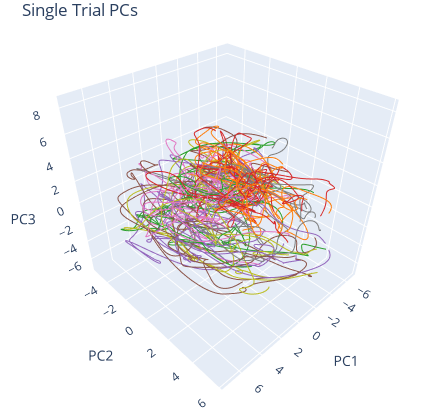

The code cell stored with this chart in its notebook:
### Code cell
# SINGLE TRIAL

fig = go.Figure()
for session in config.data.pretrain_sessions:    
    for cond_id, trials in trialized_data[session].groupby('condition'):
        for trial_id, trial in trials.groupby('trial_id'):
            pc_factors = pca.transform(trial.factors_smth)
            fig.add_trace(
                go.Scatter3d(
                    x=pc_factors[:, 0], 
                    y=pc_factors[:, 1], 
                    z=pc_factors[:, 2],
                    mode='lines',
                    line=dict(color=f'{colors.rgb2hex(cm.tab10(cond_id))}'),
                )
            )

fig.update_layout(
    width=430,
    height=410,
    autosize=False,
    showlegend=False,
    title={
        'text': "Single Trial PCs",
        'y':0.96,
        'yanchor': 'bottom'
    },
    scene=dict(
        xaxis_showspikes=False,
        yaxis_showspikes=False,
        zaxis_showspikes=False,
        xaxis_title="PC1",
        yaxis_title="PC2",
        zaxis_title="PC3",
        camera=dict(
            center=dict(
                x=0.065,
                y=0.0,
                z=-0.075,
                # z=-0.12,
            ),
            eye=dict(
                x=1.3, 
                y=1.3, 
                z=1.3
            )
        ),
        aspectratio = dict( x=1, y=1, z=1 ),
        aspectmode = 'manual'
    ),
)

fig.update_layout(margin=dict(r=0, l=0, b=0, t=20))
config2 = {'displayModeBar': False}
fig.show(config=config2)

### Figure 1 — Plotly figure (JSON) as saved in the notebook; plotly's stock layout.template omitted (floating-point values rounded to 4 significant figures; data arrays with more than 128 entries replaced by an {"elided": "..."} marker saying what was removed)
{"data": [{"line": {"color": "#ff7f0e"}, "mode": "lines", "type": "scatter3d", "x": {"elided": "200 float values"}, "y": {"elided": "200 float values"}, "z": {"elided": "200 float values"}}, {"line": {"color": "#ff7f0e"}, "mode": "lines", "type": "scatter3d", "x": {"elided": "200 float values"}, "y": {"elided": "200 float values"}, "z": {"elided": "200 float values"}}, {"line": {"color": "#ff7f0e"}, "mode": "lines", "type": "scatter3d", "x": {"elided": "200 float values"}, "y": {"elided": "200 float values"}, "z": {"elided": "200 float values"}}, {"line": {"color": "#ff7f0e"}, "mode": "lines", "type": "scatter3d", "x": {"elided": "200 float values"}, "y": {"elided": "200 float values"}, "z": {"elided": "200 float values"}}, {"line": {"color": "#2ca02c"}, "mode": "lines", "type": "scatter3d", "x": {"elided": "200 float values"}, "y": {"elided": "200 float values"}, "z": {"elided": "200 float values"}}, {"line": {"color": "#2ca02c"}, "mode": "lines", "type": "scatter3d", "x": {"elided": "200 float values"}, "y": {"elided": "200 float values"}, "z": {"elided": "200 float values"}}, {"line": {"color": "#2ca02c"}, "mode": "lines", "type": "scatter3d", "x": {"elided": "200 float values"}, "y": {"elided": "200 float values"}, "z": {"elided": "200 float values"}}, {"line": {"color": "#2ca02c"}, "mode": "lines", "type": "scatter3d", "x": {"elided": "200 float values"}, "y": {"elided": "200 float values"}, "z": {"elided": "200 float values"}}, {"line": {"color": "#d62728"}, "mode": "lines", "type": "scatter3d", "x": {"elided": "200 float values"}, "y": {"elided": "200 float values"}, "z": {"elided": "200 float values"}}, {"line": {"color": "#d62728"}, "mode": "lines", "type": "scatter3d", "x": {"elided": "200 float values"}, "y": {"elided": "200 float values"}, "z": {"elided": "200 float values"}}, {"line": {"color": "#d62728"}, "mode": "lines", "type": "scatter3d", "x": {"elided": "200 float values"}, "y": {"elided": "200 float values"}, "z": {"elided": "200 float values"}}, {"line": {"color": "#d62728"}, "mode": "lines", "type": "scatter3d", "x": {"elided": "200 float values"}, "y": {"elided": "200 float values"}, "z": {"elided": "200 float values"}}, {"line": {"color": "#9467bd"}, "mode": "lines", "type": "scatter3d", "x": {"elided": "200 float values"}, "y": {"elided": "200 float values"}, "z": {"elided": "200 float values"}}, {"line": {"color": "#9467bd"}, "mode": "lines", "type": "scatter3d", "x": {"elided": "200 float values"}, "y": {"elided": "200 float values"}, "z": {"elided": "200 float values"}}, {"line": {"color": "#9467bd"}, "mode": "lines", "type": "scatter3d", "x": {"elided": "200 float values"}, "y": {"elided": "200 float values"}, "z": {"elided": "200 float values"}}, {"line": {"color": "#9467bd"}, "mode": "lines", "type": "scatter3d", "x": {"elided": "200 float values"}, "y": {"elided": "200 float values"}, "z": {"elided": "200 float values"}}, {"line": {"color": "#8c564b"}, "mode": "lines", "type": "scatter3d", "x": {"elided": "200 float values"}, "y": {"elided": "200 float values"}, "z": {"elided": "200 float values"}}, {"line": {"color": "#8c564b"}, "mode": "lines", "type": "scatter3d", "x": {"elided": "200 float values"}, "y": {"elided": "200 float values"}, "z": {"elided": "200 float values"}}, {"line": {"color": "#8c564b"}, "mode": "lines", "type": "scatter3d", "x": {"elided": "200 float values"}, "y": {"elided": "200 float values"}, "z": {"elided": "200 float values"}}, {"line": {"color": "#8c564b"}, "mode": "lines", "type": "scatter3d", "x": {"elided": "200 float values"}, "y": {"elided": "200 float values"}, "z": {"elided": "200 float values"}}, {"line": {"color": "#e377c2"}, "mode": "lines", "type": "scatter3d", "x": {"elided": "200 float values"}, "y": {"elided": "200 float values"}, "z": {"elided": "200 float values"}}, {"line": {"color": "#e377c2"}, "mode": "lines", "type": "scatter3d", "x": {"elided": "200 float values"}, "y": {"elided": "200 float values"}, "z": {"elided": "200 float values"}}, {"line": {"color": "#e377c2"}, "mode": "lines", "type": "scatter3d", "x": {"elided": "200 float values"}, "y": {"elided": "200 float values"}, "z": {"elided": "200 float values"}}, {"line": {"color": "#e377c2"}, "mode": "lines", "type": "scatter3d", "x": {"elided": "200 float values"}, "y": {"elided": "200 float values"}, "z": {"elided": "200 float values"}}, {"line": {"color": "#7f7f7f"}, "mode": "lines", "type": "scatter3d", "x": {"elided": "200 float values"}, "y": {"elided": "200 float values"}, "z": {"elided": "200 float values"}}, {"line": {"color": "#7f7f7f"}, "mode": "lines", "type": "scatter3d", "x": {"elided": "200 float values"}, "y": {"elided": "200 float values"}, "z": {"elided": "200 float values"}}, {"line": {"color": "#7f7f7f"}, "mode": "lines", "type": "scatter3d", "x": {"elided": "200 float values"}, "y": {"elided": "200 float values"}, "z": {"elided": "200 float values"}}, {"line": {"color": "#7f7f7f"}, "mode": "lines", "type": "scatter3d", "x": {"elided": "200 float values"}, "y": {"elided": "200 float values"}, "z": {"elided": "200 float values"}}, {"line": {"color": "#bcbd22"}, "mode": "lines", "type": "scatter3d", "x": {"elided": "200 float values"}, "y": {"elided": "200 float values"}, "z": {"elided": "200 float values"}}, {"line": {"color": "#bcbd22"}, "mode": "lines", "type": "scatter3d", "x": {"elided": "200 float values"}, "y": {"elided": "200 float values"}, "z": {"elided": "200 float values"}}, {"line": {"color": "#bcbd22"}, "mode": "lines", "type": "scatter3d", "x": {"elided": "200 float values"}, "y": {"elided": "200 float values"}, "z": {"elided": "200 float values"}}, {"line": {"color": "#ff7f0e"}, "mode": "lines", "type": "scatter3d", "x": {"elided": "200 float values"}, "y": {"elided": "200 float values"}, "z": {"elided": "200 float values"}}, {"line": {"color": "#ff7f0e"}, "mode": "lines", "type": "scatter3d", "x": {"elided": "200 float values"}, "y": {"elided": "200 float values"}, "z": {"elided": "200 float values"}}, {"line": {"color": "#ff7f0e"}, "mode": "lines", "type": "scatter3d", "x": {"elided": "200 float values"}, "y": {"elided": "200 float values"}, "z": {"elided": "200 float values"}}, {"line": {"color": "#ff7f0e"}, "mode": "lines", "type": "scatter3d", "x": {"elided": "200 float values"}, "y": {"elided": "200 float values"}, "z": {"elided": "200 float values"}}, {"line": {"color": "#2ca02c"}, "mode": "lines", "type": "scatter3d", "x": {"elided": "200 float values"}, "y": {"elided": "200 float values"}, "z": {"elided": "200 float values"}}, {"line": {"color": "#2ca02c"}, "mode": "lines", "type": "scatter3d", "x": {"elided": "200 float values"}, "y": {"elided": "200 float values"}, "z": {"elided": "200 float values"}}, {"line": {"color": "#2ca02c"}, "mode": "lines", "type": "scatter3d", "x": {"elided": "200 float values"}, "y": {"elided": "200 float values"}, "z": {"elided": "200 float values"}}, {"line": {"color": "#2ca02c"}, "mode": "lines", "type": "scatter3d", "x": {"elided": "200 float values"}, "y": {"elided": "200 float values"}, "z": {"elided": "200 float values"}}, {"line": {"color": "#d62728"}, "mode": "lines", "type": "scatter3d", "x": {"elided": "200 float values"}, "y": {"elided": "200 float values"}, "z": {"elided": "200 float values"}}, {"line": {"color": "#d62728"}, "mode": "lines", "type": "scatter3d", "x": {"elided": "200 float values"}, "y": {"elided": "200 float values"}, "z": {"elided": "200 float values"}}, {"line": {"color": "#d62728"}, "mode": "lines", "type": "scatter3d", "x": {"elided": "200 float values"}, "y": {"elided": "200 float values"}, "z": {"elided": "200 float values"}}, {"line": {"color": "#d62728"}, "mode": "lines", "type": "scatter3d", "x": {"elided": "200 float values"}, "y": {"elided": "200 float values"}, "z": {"elided": "200 float values"}}, {"line": {"color": "#9467bd"}, "mode": "lines", "type": "scatter3d", "x": {"elided": "200 float values"}, "y": {"elided": "200 float values"}, "z": {"elided": "200 float values"}}, {"line": {"color": "#9467bd"}, "mode": "lines", "type": "scatter3d", "x": {"elided": "200 float values"}, "y": {"elided": "200 float values"}, "z": {"elided": "200 float values"}}, {"line": {"color": "#9467bd"}, "mode": "lines", "type": "scatter3d", "x": {"elided": "200 float values"}, "y": {"elided": "200 float values"}, "z": {"elided": "200 float values"}}, {"line": {"color": "#9467bd"}, "mode": "lines", "type": "scatter3d", "x": {"elided": "200 float values"}, "y": {"elided": "200 float values"}, "z": {"elided": "200 float values"}}, {"line": {"color": "#8c564b"}, "mode": "lines", "type": "scatter3d", "x": {"elided": "200 float values"}, "y": {"elided": "200 float values"}, "z": {"elided": "200 float values"}}, {"line": {"color": "#8c564b"}, "mode": "lines", "type": "scatter3d", "x": {"elided": "200 float values"}, "y": {"elided": "200 float values"}, "z": {"elided": "200 float values"}}, {"line": {"color": "#8c564b"}, "mode": "lines", "type": "scatter3d", "x": {"elided": "200 float values"}, "y": {"elided": "200 float values"}, "z": {"elided": "200 float values"}}, {"line": {"color": "#8c564b"}, "mode": "lines", "type": "scatter3d", "x": {"elided": "200 float values"}, "y": {"elided": "200 float values"}, "z": {"elided": "200 float values"}}, {"line": {"color": "#e377c2"}, "mode": "lines", "type": "scatter3d", "x": {"elided": "200 float values"}, "y": {"elided": "200 float values"}, "z": {"elided": "200 float values"}}, {"line": {"color": "#e377c2"}, "mode": "lines", "type": "scatter3d", "x": {"elided": "200 float values"}, "y": {"elided": "200 float values"}, "z": {"elided": "200 float values"}}, {"line": {"color": "#e377c2"}, "mode": "lines", "type": "scatter3d", "x": {"elided": "200 float values"}, "y": {"elided": "200 float values"}, "z": {"elided": "200 float values"}}, {"line": {"color": "#e377c2"}, "mode": "lines", "type": "scatter3d", "x": {"elided": "200 float values"}, "y": {"elided": "200 float values"}, "z": {"elided": "200 float values"}}, {"line": {"color": "#7f7f7f"}, "mode": "lines", "type": "scatter3d", "x": {"elided": "200 float values"}, "y": {"elided": "200 float values"}, "z": {"elided": "200 float values"}}, {"line": {"color": "#7f7f7f"}, "mode": "lines", "type": "scatter3d", "x": {"elided": "200 float values"}, "y": {"elided": "200 float values"}, "z": {"elided": "200 float values"}}, {"line": {"color": "#7f7f7f"}, "mode": "lines", "type": "scatter3d", "x": {"elided": "200 float values"}, "y": {"elided": "200 float values"}, "z": {"elided": "200 float values"}}, {"line": {"color": "#7f7f7f"}, "mode": "lines", "type": "scatter3d", "x": {"elided": "200 float values"}, "y": {"elided": "200 float values"}, "z": {"elided": "200 float values"}}, {"line": {"color": "#bcbd22"}, "mode": "lines", "type": "scatter3d", "x": {"elided": "200 float values"}, "y": {"elided": "200 float values"}, "z": {"elided": "200 float values"}}, {"line": {"color": "#bcbd22"}, "mode": "lines", "type": "scatter3d", "x": {"elided": "200 float values"}, "y": {"elided": "200 float values"}, "z": {"elided": "200 float values"}}, {"line": {"color": "#bcbd22"}, "mode": "lines", "type": "scatter3d", "x": {"elided": "200 float values"}, "y": {"elided": "200 float values"}, "z": {"elided": "200 float values"}}], "layout": {"autosize": false, "height": 410, "margin": {"b": 0, "l": 0, "r": 0, "t": 20}, "scene": {"aspectmode": "manual", "aspectratio": {"x": 1, "y": 1, "z": 1}, "camera": {"center": {"x": 0.065, "y": 0, "z": -0.075}, "eye": {"x": 1.3, "y": 1.3, "z": 1.3}}, "xaxis": {"showspikes": false, "title": {"text": "PC1"}}, "yaxis": {"showspikes": false, "title": {"text": "PC2"}}, "zaxis": {"showspikes": false, "title": {"text": "PC3"}}}, "showlegend": false, "title": {"text": "Single Trial PCs", "y": 0.96, "yanchor": "bottom"}, "width": 430}}
